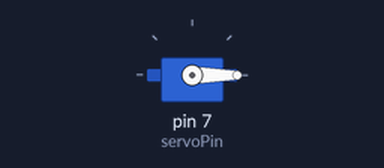
Bench run of a sketch on a simulated Arduino Uno, built with avr-gcc and run on an emulated ATmega328P. Shown: servo.

Above: at 0.05 s.
Timing chart, 0 to 3.0 s (numbered marks = the images above):
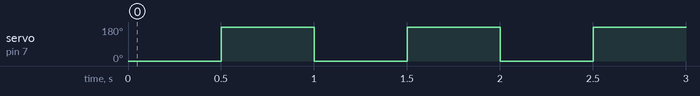

Measured:
- by itself, servo on pin 7 (servoPin): alternates 180° for 0.50 s and 0° for 0.50 s

The sketch:

basicServo.ino
```cpp
#include <Servo.h>

int servoPin = 7;

Servo servo1;

void setup() {
  // put your setup code here, to run once:
  servo1.attach(servoPin);
}

void loop() {
  // put your main code here, to run repeatedly:
  servo1.write(0);
  delay(500);
/*
  servo1.write(90);
  delay(5000);
*/
  servo1.write(180);
  delay(500);
}
```
